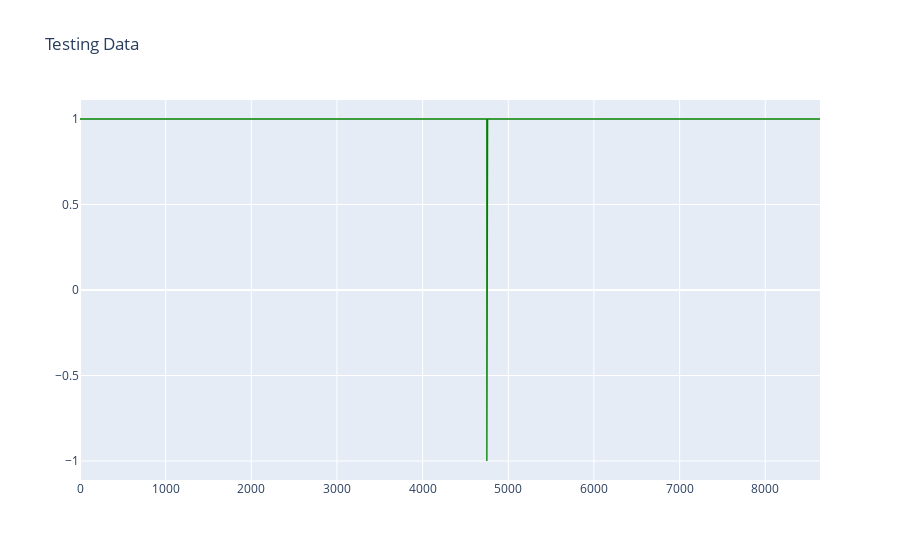
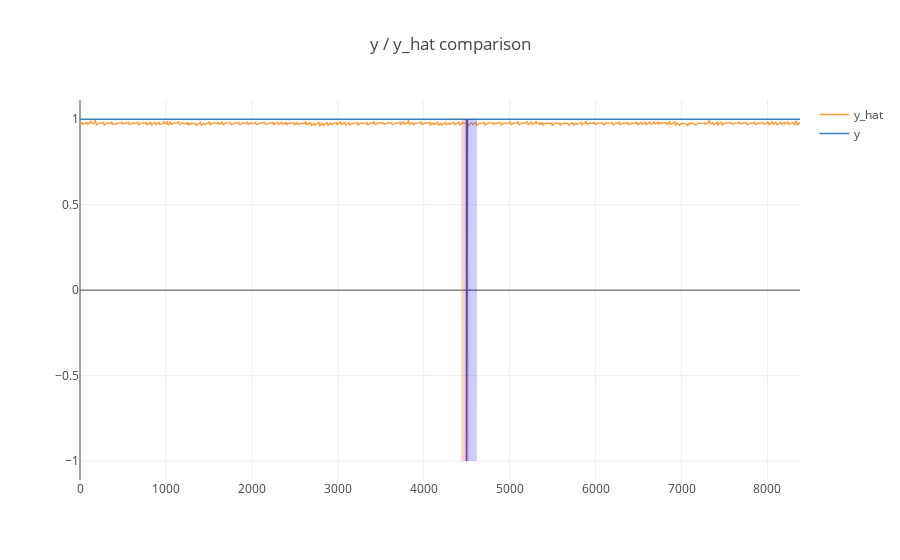
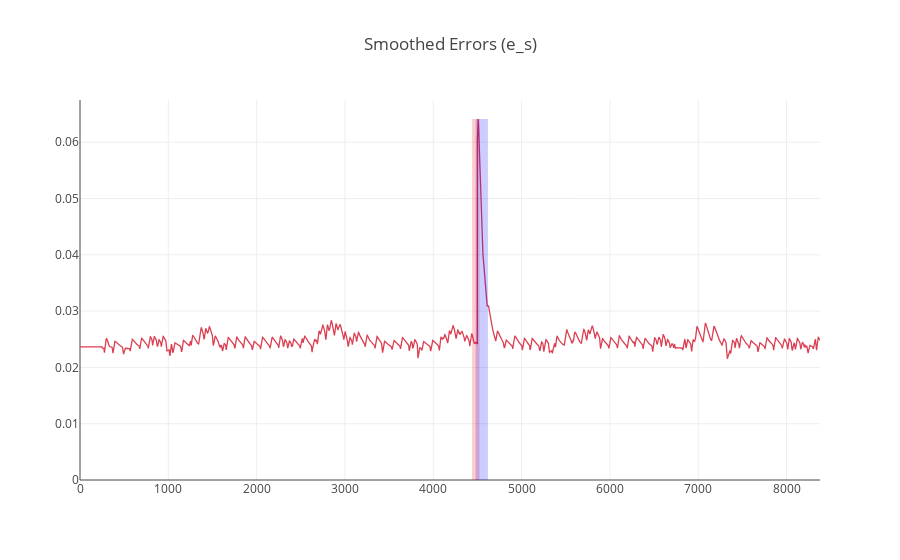

Source (notebook cell) for these figures, in order:
### Markdown cell above
## Interactive inline Plotly charts for viewing `y_test`, `y_hat`, and `smoothed errors (e_s)`
- **Blue** highlighted regions indicate anomalous sequences detected by the system
- If available, **Red** highlighted regions indicate true anomalous regions
- Can also optionally plot training data by setting `plot_train=True`

### Code cell
run_ids = ["2018-05-19_15.00.10"]
for i in range(len(run_ids)):
    channel='A-1'
    print(run_ids[i])
    plotter = Plotter(run_ids[i])
    #plotter.channel_result_summary(channel)
    plotter.plot_channel(channel, plot_errors=True, plot_both=False, plot_test=True)
    print()

### Figure 1 — Plotly figure (JSON) as saved in the notebook; plotly's stock layout.template omitted (floating-point values rounded to 4 significant figures; data arrays with more than 128 entries replaced by an {"elided": "..."} marker saying what was removed)
{"data": [{"line": {"color": "rgba(0, 128, 0, 1.0)", "dash": "solid", "shape": "linear", "width": 1.3}, "mode": "lines", "name": "test", "text": "", "type": "scatter", "x": {"elided": "8640 int values"}, "y": {"elided": "8640 int values"}}], "layout": {"title": {"text": "Testing Data"}}}

### Figure 2 — Plotly figure (JSON) as saved in the notebook; plotly's stock layout.template omitted (floating-point values rounded to 4 significant figures; data arrays with more than 128 entries replaced by an {"elided": "..."} marker saying what was removed)
{"data": [{"line": {"color": "rgba(255, 153, 51, 1.0)", "dash": "solid", "shape": "linear", "width": 1.3}, "mode": "lines", "name": "y_hat", "text": "", "type": "scatter", "x": {"elided": "8380 int values"}, "y": {"elided": "8380 float values"}}, {"line": {"color": "rgba(55, 128, 191, 1.0)", "dash": "solid", "shape": "linear", "width": 1.3}, "mode": "lines", "name": "y", "text": "", "type": "scatter", "x": {"elided": "8380 int values"}, "y": {"elided": "8380 int values"}}], "layout": {"shapes": [{"fillcolor": "red", "line": {"width": 0}, "opacity": 0.2, "type": "rect", "x0": 4440, "x1": 4524, "y0": -1, "y1": 1}, {"fillcolor": "blue", "line": {"width": 0}, "opacity": 0.2, "type": "rect", "x0": 4480, "x1": 4619, "y0": -1, "y1": 1}], "title": "y / y_hat comparison"}}

### Figure 3 — Plotly figure (JSON) as saved in the notebook; plotly's stock layout.template omitted (floating-point values rounded to 4 significant figures; data arrays with more than 128 entries replaced by an {"elided": "..."} marker saying what was removed)
{"data": [{"line": {"color": "rgba(219, 64, 82, 1.0)", "dash": "solid", "shape": "linear", "width": 1.3}, "mode": "lines", "name": "e_s", "text": "", "type": "scatter", "x": {"elided": "8380 int values"}, "y": {"elided": "8380 float values"}}], "layout": {"shapes": [{"fillcolor": "red", "line": {"width": 0}, "opacity": 0.2, "type": "rect", "x0": 4440, "x1": 4524, "y0": 0, "y1": 0.06413}, {"fillcolor": "blue", "line": {"width": 0}, "opacity": 0.2, "type": "rect", "x0": 4480, "x1": 4619, "y0": 0, "y1": 0.06413}], "title": "Smoothed Errors (e_s)"}}
